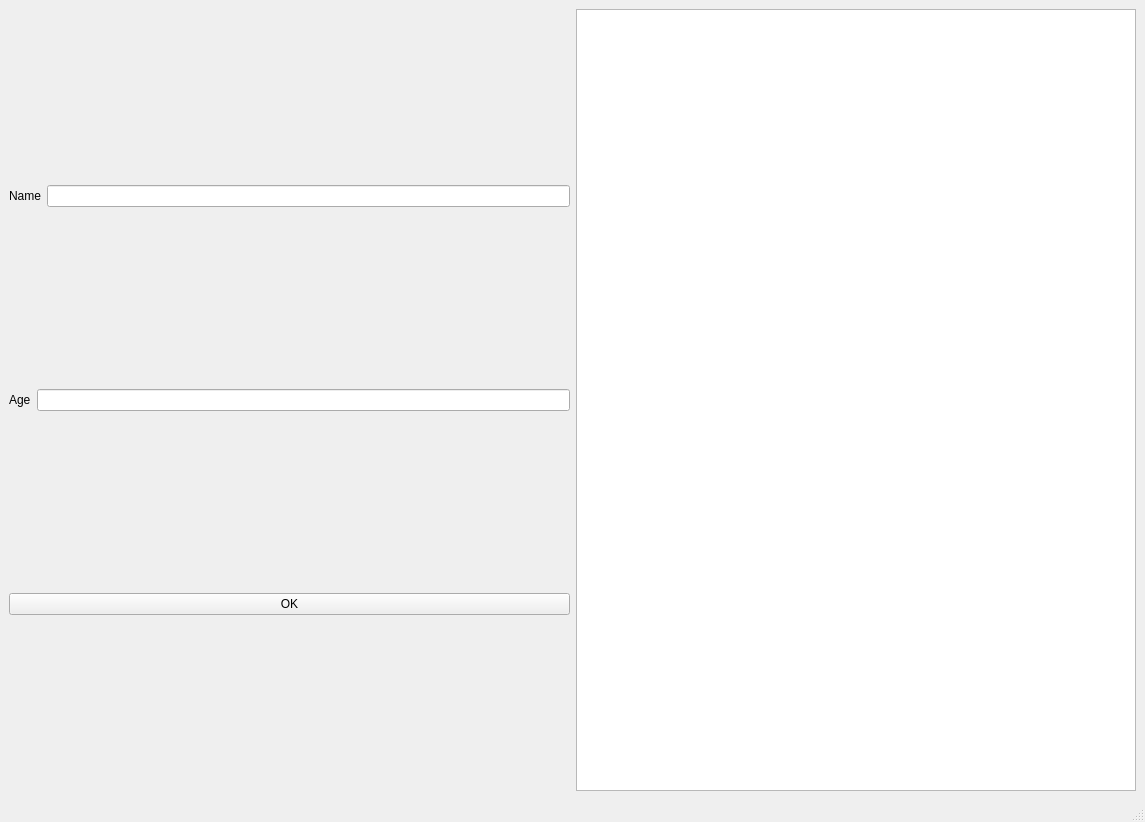
<?xml version="1.0" encoding="UTF-8"?>
<ui version="4.0">
 <class>MainWindow</class>
 <widget class="QMainWindow" name="MainWindow">
  <property name="geometry">
   <rect>
    <x>0</x>
    <y>0</y>
    <width>1145</width>
    <height>822</height>
   </rect>
  </property>
  <property name="windowTitle">
   <string>MainWindow</string>
  </property>
  <widget class="QWidget" name="centralwidget">
   <layout class="QHBoxLayout" name="horizontalLayout_5">
    <item>
     <layout class="QHBoxLayout" name="horizontalLayout_4">
      <item>
       <layout class="QVBoxLayout" name="verticalLayout_2">
        <item>
         <layout class="QHBoxLayout" name="horizontalLayout">
          <item>
           <widget class="QLabel" name="name">
            <property name="text">
             <string>Name</string>
            </property>
           </widget>
          </item>
          <item>
           <widget class="QLineEdit" name="line1"/>
          </item>
         </layout>
        </item>
        <item>
         <layout class="QHBoxLayout" name="horizontalLayout_2">
          <item>
           <widget class="QLabel" name="age">
            <property name="text">
             <string>Age</string>
            </property>
           </widget>
          </item>
          <item>
           <widget class="QLineEdit" name="line2"/>
          </item>
         </layout>
        </item>
        <item>
         <widget class="QPushButton" name="OK">
          <property name="text">
           <string>OK</string>
          </property>
          <property name="icon">
           <iconset>
            <normaloff>:/qianzhui/IMG_1243.JPG</normaloff>:/qianzhui/IMG_1243.JPG</iconset>
          </property>
         </widget>
        </item>
       </layout>
      </item>
      <item>
       <widget class="QTextEdit" name="text"/>
      </item>
     </layout>
    </item>
   </layout>
  </widget>
  <widget class="QStatusBar" name="statusbar"/>
 </widget>
 <resources>
  <include location="untitled.qrc"/>
 </resources>
 <connections/>
</ui>
